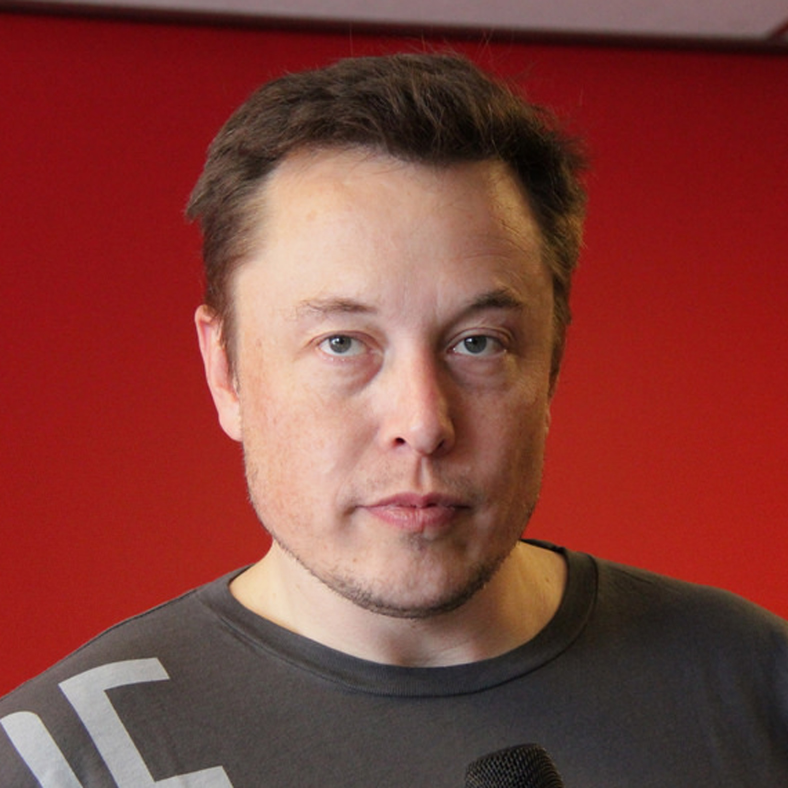
#> input picture _data/em.png, 2364 x 2364 px (shown at 1/3 size)
$ python main.py
#> lines starting #> are read from the running program, lines starting #| are printed output that depends on the picture; after the words box and inside, x2 and y2 are one past the last pixel; in counts of white or black regions, pixels touching at a corner belong together
import sys
import cv2
from random import randrange

# Load trained data from xml file
td = cv2.CascadeClassifier('trained_data/haarcascade_frontalface_default.xml')

# Read image from file
img = cv2.resize(cv2.imread('_data/em.png'), (600, 540))
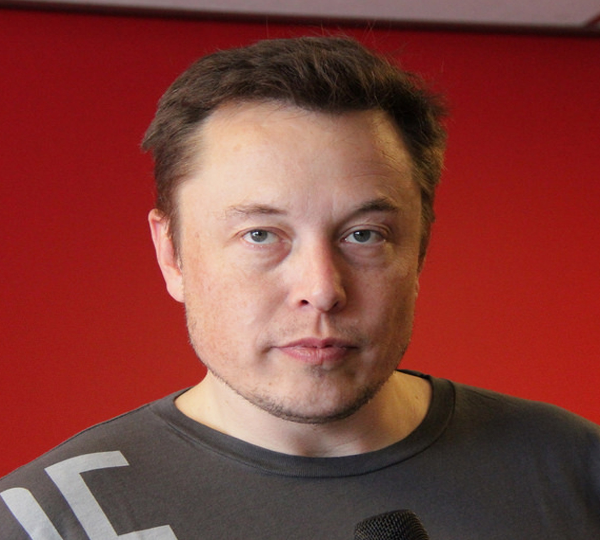
#> img: shape (540, 600, 3); mean B, G, R 57, 63.2, 130.5

# GrayScale the image
grayScaleImg = cv2.cvtColor(img, cv2.COLOR_BGR2GRAY)
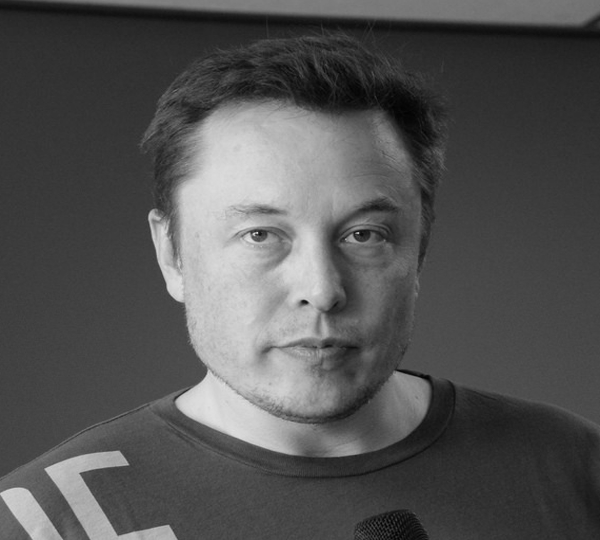
#> grayScaleImg: shape (540, 600); min 2, max 226, mean 82.6

# Get face cordinates
faceCordinates = td.detectMultiScale(grayScaleImg)
#> faceCordinates = [[162, 122, 285, 285]]

print(f"Face Cordinates ➜ {faceCordinates[0]}")
#| Face Cordinates ➜ [162 122 285 285]

(x, y, w, h) = faceCordinates[0]
#> x = 162; y = 122; w = 285; h = 285

cv2.rectangle(img, (x, y), (x + w, y + h),
              (randrange(256), randrange(256), randrange(256)), 2)
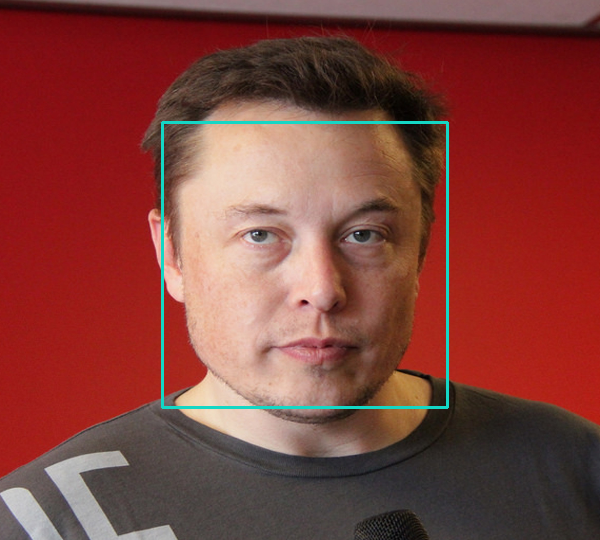
#> img: shape (540, 600, 3); 1.05% of pixels changed, all inside (x1, y1, x2, y2) = (161, 121, 449, 409)

# Show up the image
cv2.imshow("Face Detector", img)

# Wait for a key to be pressed
cv2.waitKey()

#> (the run stopped early here; a loop or call above may not have finished)
